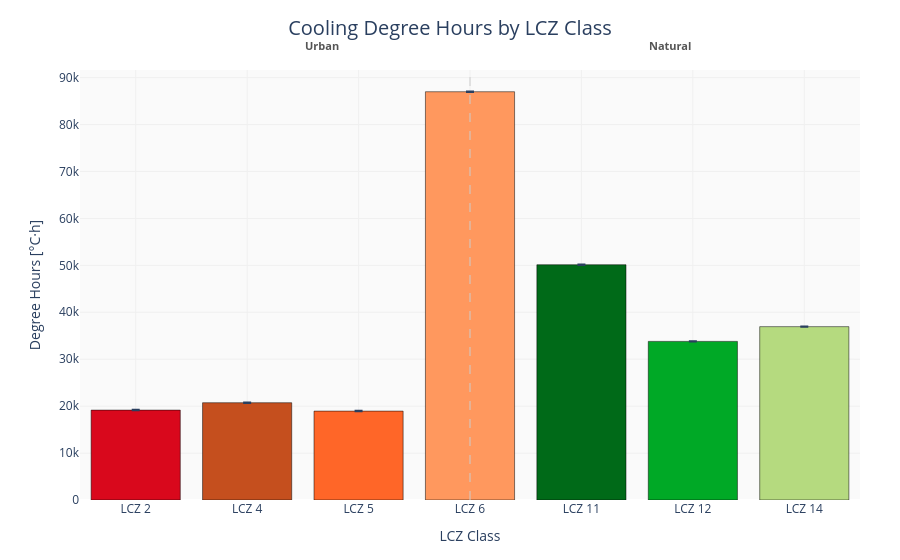

This figure's notebook cell:
### Code cell
cdh_result.plot

### Figure 1 — Plotly figure (JSON) as saved in the notebook; plotly's stock layout.template omitted (floating-point values rounded to 4 significant figures)
{"data": [{"error_y": {"array": [51.24, 55.49, 50.29, 46.4, 45.57, 46.05, 50.27], "type": "data", "visible": true}, "hovertemplate": "<b>LCZ %{x}</b><br>Degree Hours [°C·h]: %{y:.2f}<extra></extra>", "marker": {"color": ["#D9081C", "#C54F1E", "#FF6628", "#FF985E", "#006A18", "#00A926", "#B5DA7F"], "line": {"color": "black", "width": 0.5}}, "type": "bar", "x": ["LCZ 2", "LCZ 4", "LCZ 5", "LCZ 6", "LCZ 11", "LCZ 12", "LCZ 14"], "y": [19150.0, 20730.0, 18940.0, 87000.0, 50130.0, 33800.0, 36940.0]}], "layout": {"annotations": [{"font": {"color": "#555555", "size": 11}, "showarrow": false, "text": "<b>Urban</b>", "x": 0.2857, "xref": "paper", "y": 1.08, "yref": "paper"}, {"font": {"color": "#555555", "size": 11}, "showarrow": false, "text": "<b>Natural</b>", "x": 0.7857, "xref": "paper", "y": 1.08, "yref": "paper"}], "hoverlabel": {"bgcolor": "white", "font": {"size": 13}}, "margin": {"b": 60, "l": 80, "r": 40, "t": 70}, "paper_bgcolor": "white", "plot_bgcolor": "#fafafa", "shapes": [{"line": {"color": "#cccccc", "dash": "dash", "width": 1}, "type": "line", "x0": "LCZ 6", "x1": "LCZ 6", "xref": "x", "y0": 0, "y1": 1, "yref": "y domain"}], "showlegend": false, "title": {"font": {"size": 20}, "text": "Cooling Degree Hours by LCZ Class", "x": 0.5, "xanchor": "center"}, "xaxis": {"gridcolor": "#f0f0f0", "tickfont": {"size": 12}, "title": {"font": {"size": 14}, "text": "LCZ Class"}}, "yaxis": {"gridcolor": "#f0f0f0", "tickfont": {"size": 12}, "title": {"font": {"size": 14}, "text": "Degree Hours [°C·h]"}}}}
